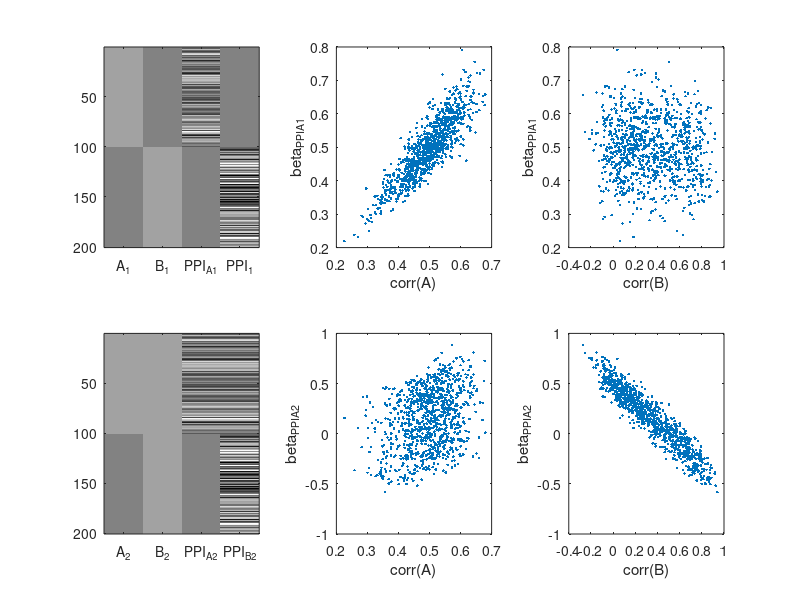

Recreate this plot in MATLAB.
clear

x_psy1 = [ones(100,1),zeros(100,1);zeros(100,1),ones(100,1)];
x_psy2 = [ones(100,1),ones(100,1);zeros(100,1),ones(100,1)];

permn = 1000;
for permi = 1:permn
    share_A = randn(100,1);
    share_B = randn(100,1) * randn(1);
    
    x_phy = [share_A;share_B] + randn(200,1);
    
    y = [share_A;share_B] + randn(200,1);
    
    glm1 = [x_psy1 x_psy1(:,1).*x_phy x_psy1(:,2).*x_phy];
    
    Beta1 = regress(y,glm1);
    Beta1_PPI_A(permi,1) = Beta1(3);
    
    glm2 = [x_psy2 x_psy2(:,1).*x_phy x_psy2(:,2).*x_phy];
    
    Beta2 = regress(y,glm2);
    Beta2_PPI_A(permi,1) = Beta2(3);
    
    corr_A(permi,1) = corr(x_phy(1:100,1),y(1:100,1));
    corr_B(permi,1) = corr(x_phy(101:end,1),y(101:end,1));
end

figure;
subplot(2,3,1); imagesc(glm1); colormap('gray'); xticks([1 2 3 4]); xticklabels({'A_1','B_1','PPI_A_1','PPI_1'})
subplot(2,3,2); plot(corr_A,Beta1_PPI_A,'.'); xlabel('corr(A)'); ylabel('beta_P_P_I_A_1');
subplot(2,3,3); plot(corr_B,Beta1_PPI_A,'.'); xlabel('corr(B)'); ylabel('beta_P_P_I_A_1');
subplot(2,3,4); imagesc(glm2); colormap('gray'); xticks([1 2 3 4]); xticklabels({'A_2','B_2','PPI_A_2','PPI_B_2'})
subplot(2,3,5); plot(corr_A,Beta2_PPI_A,'.'); xlabel('corr(A)'); ylabel('beta_P_P_I_A_2');
subplot(2,3,6); plot(corr_B,Beta2_PPI_A,'.'); xlabel('corr(B)'); ylabel('beta_P_P_I_A_2');
